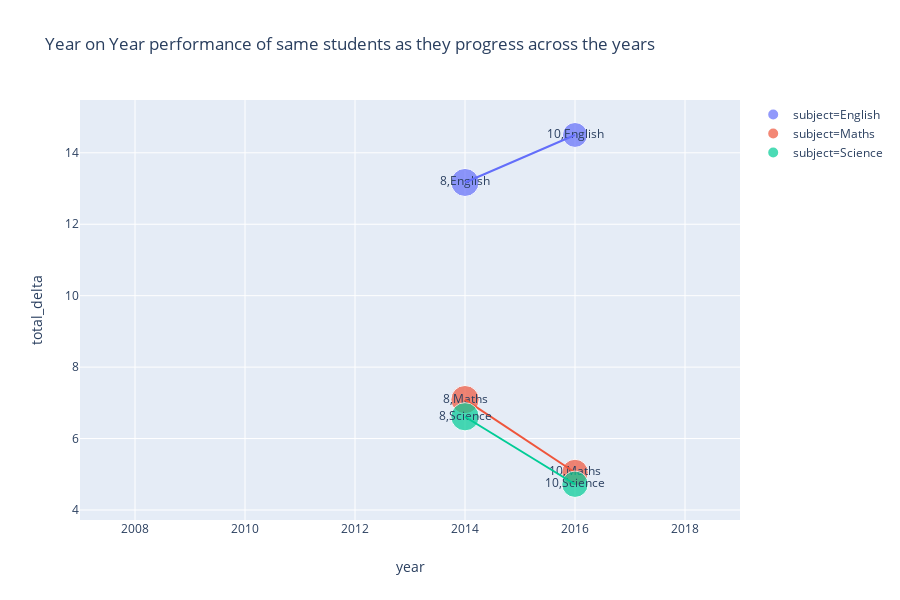

Notebook cell for this chart:
### Code cell
## testing the function to be able to genreate plot of the progress

# i = ['8S', 'AW']
i = cohorts[0]
# forms a regex to choose the appropriate papercodes
j = lambda x :'.'+'('+'|'.join(x)+')'
# returns true or false based on whether the paper code contains the cohort
present = lambda x : bool(re.search(j(i), x))

temp = df_school[df_school.papercode.apply(present)].drop_duplicates(['papercode', 'school_code'])
temp.year = temp.year.astype(str)
px.scatter(
    temp,
    x = 'year',
    y = 'total_delta',
    color = 'subject',
    size = 'studentCount',
    text = ['class', 'subject'], 
    trendline = 'lowess',
    range_x = [2007, 2019],
    title = "Year on Year performance of same students as they progress across the years"
)
#     break

### Figure 1 — Plotly figure (JSON) as saved in the notebook; plotly's stock layout.template omitted (floating-point values rounded to 4 significant figures)
{"data": [{"hovertemplate": "subject=English<br>year=%{x}<br>total_delta=%{y}<br>studentCount=%{marker.size}<br>['class', 'subject']=%{text}<extra></extra>", "legendgroup": "subject=English", "marker": {"color": "#636efa", "size": [76, 60], "sizemode": "area", "sizeref": 0.1925, "symbol": "circle"}, "mode": "markers+text", "name": "subject=English", "showlegend": true, "text": [[8, "English"], [10, "English"]], "type": "scatter", "uid": "448c019c-ae95-4e0b-8e12-e767176e5dfb", "x": ["2014", "2016"], "xaxis": "x", "y": [13.17, 14.5], "yaxis": "y"}, {"hovertemplate": "<b>LOWESS trendline</b><br><br>subject=English<br>year=%{x}<br>total_delta=%{y} <b>(trend)</b><extra></extra>", "legendgroup": "subject=English", "marker": {"color": "#636efa", "symbol": "circle"}, "mode": "lines", "name": "subject=English", "showlegend": false, "type": "scatter", "uid": "e4e864e0-ddd0-404b-be6b-d4b0a4fce211", "x": [2014, 2016], "xaxis": "x", "y": [13.17, 14.5], "yaxis": "y"}, {"hovertemplate": "subject=Maths<br>year=%{x}<br>total_delta=%{y}<br>studentCount=%{marker.size}<br>['class', 'subject']=%{text}<extra></extra>", "legendgroup": "subject=Maths", "marker": {"color": "#EF553B", "size": [77, 67], "sizemode": "area", "sizeref": 0.1925, "symbol": "circle"}, "mode": "markers+text", "name": "subject=Maths", "showlegend": true, "text": [[8, "Maths"], [10, "Maths"]], "type": "scatter", "uid": "0720f765-f5f5-47da-abf1-ddc990d0a49f", "x": ["2014", "2016"], "xaxis": "x", "y": [7.09, 5.05], "yaxis": "y"}, {"hovertemplate": "<b>LOWESS trendline</b><br><br>subject=Maths<br>year=%{x}<br>total_delta=%{y} <b>(trend)</b><extra></extra>", "legendgroup": "subject=Maths", "marker": {"color": "#EF553B", "symbol": "circle"}, "mode": "lines", "name": "subject=Maths", "showlegend": false, "type": "scatter", "uid": "8647f026-ec4e-40d4-8069-6c889a33a3dc", "x": [2014, 2016], "xaxis": "x", "y": [7.09, 5.05], "yaxis": "y"}, {"hovertemplate": "subject=Science<br>year=%{x}<br>total_delta=%{y}<br>studentCount=%{marker.size}<br>['class', 'subject']=%{text}<extra></extra>", "legendgroup": "subject=Science", "marker": {"color": "#00cc96", "size": [77, 67], "sizemode": "area", "sizeref": 0.1925, "symbol": "circle"}, "mode": "markers+text", "name": "subject=Science", "showlegend": true, "text": [[8, "Science"], [10, "Science"]], "type": "scatter", "uid": "338d3cc8-60e8-48d9-afd6-bf2ee8476fef", "x": ["2014", "2016"], "xaxis": "x", "y": [6.61, 4.72], "yaxis": "y"}, {"hovertemplate": "<b>LOWESS trendline</b><br><br>subject=Science<br>year=%{x}<br>total_delta=%{y} <b>(trend)</b><extra></extra>", "legendgroup": "subject=Science", "marker": {"color": "#00cc96", "symbol": "circle"}, "mode": "lines", "name": "subject=Science", "showlegend": false, "type": "scatter", "uid": "3ec3a575-6dfa-4b8f-99d8-44220ebe0a72", "x": [2014, 2016], "xaxis": "x", "y": [6.61, 4.72], "yaxis": "y"}], "layout": {"grid": {"xaxes": ["x"], "xgap": 0.1, "xside": "bottom", "yaxes": ["y"], "ygap": 0.1, "yside": "left"}, "height": 600, "legend": {"tracegroupgap": 0}, "title": {"text": "Year on Year performance of same students as they progress across the years"}, "xaxis": {"range": [2007, 2019], "title": {"text": "year"}}, "yaxis": {"title": {"text": "total_delta"}}}}
